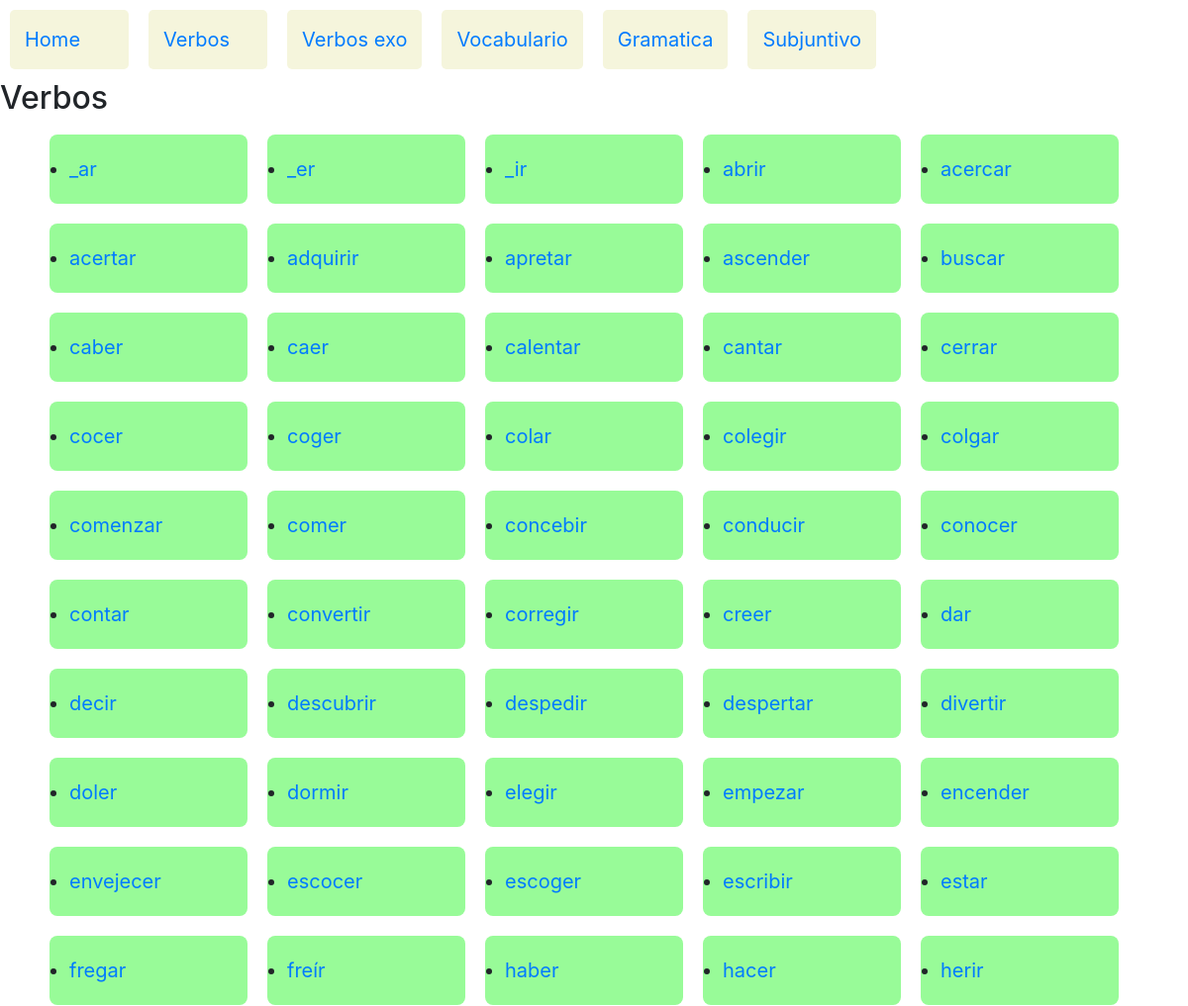
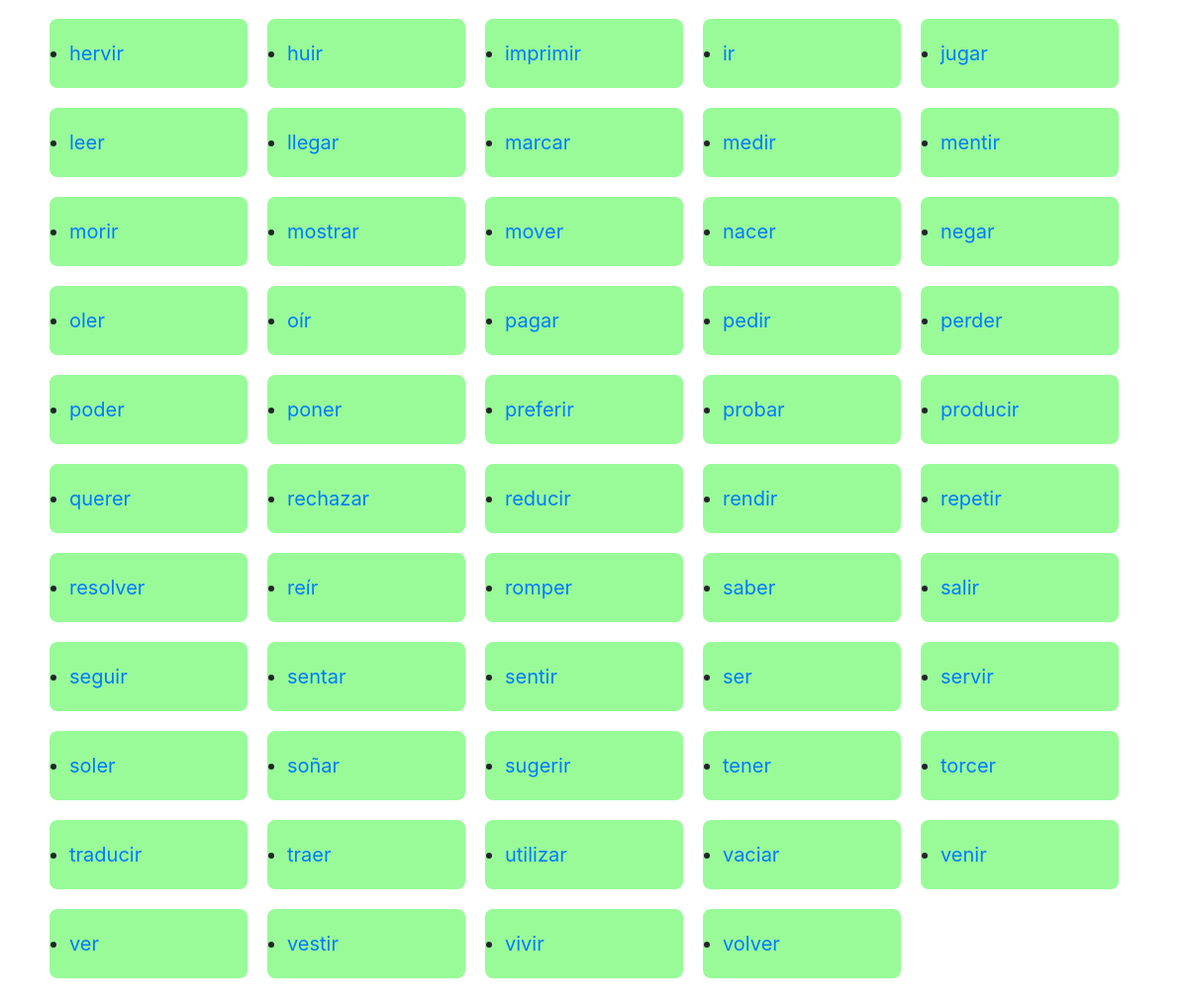
Page /verbos/verbos/ on the earlier database version (2 pictures, top to bottom).
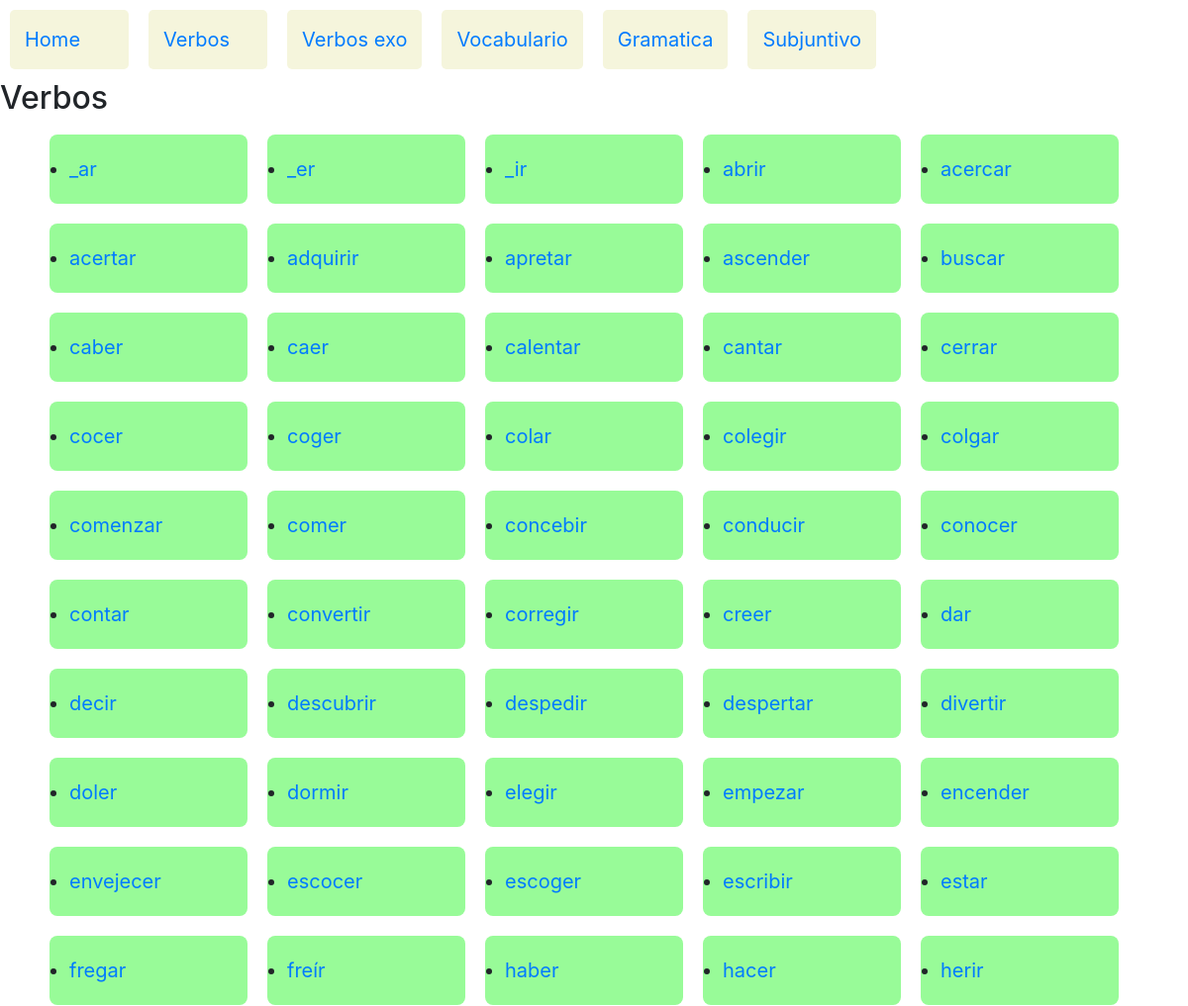
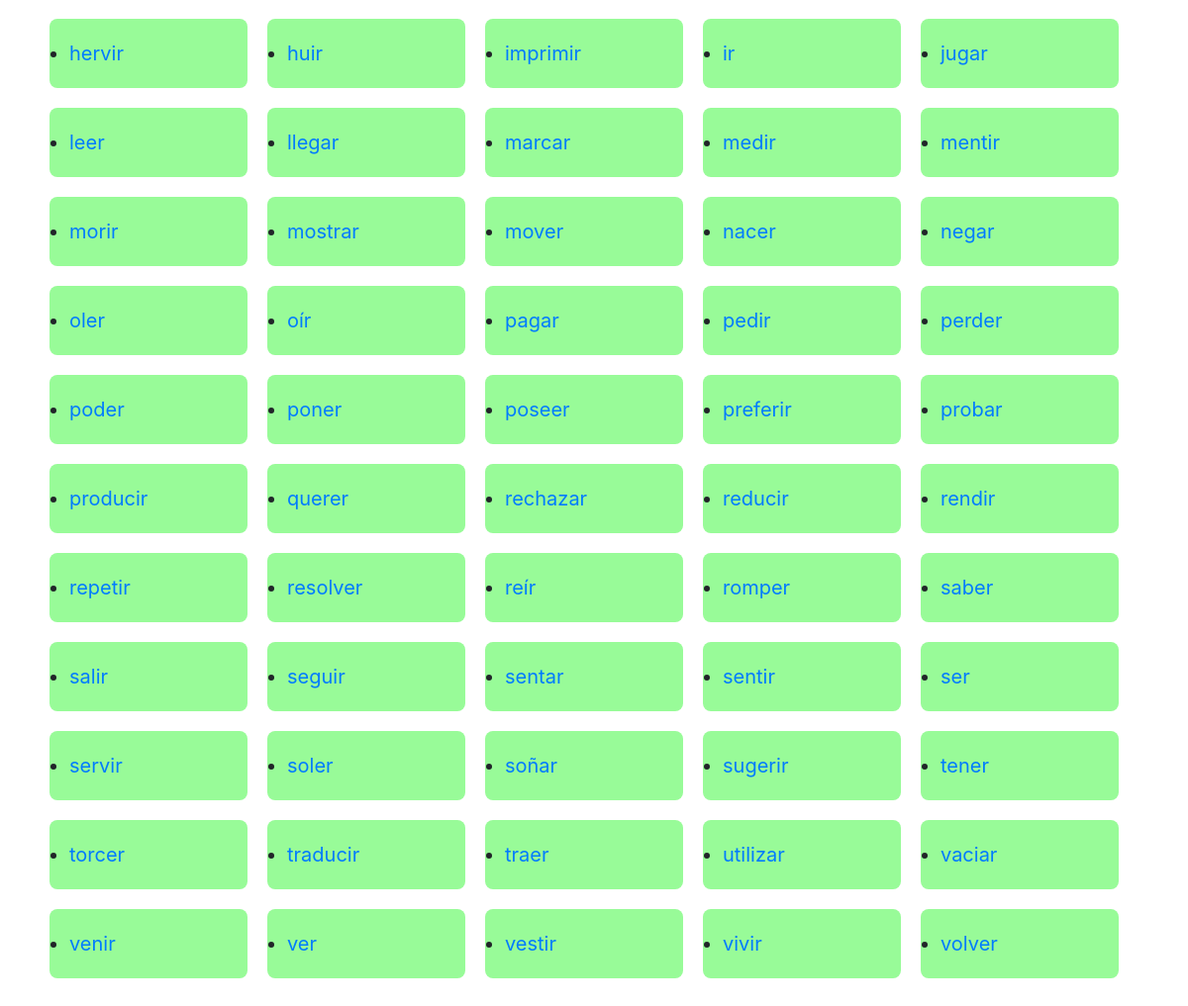
Same page on the later database version (2 pictures, top to bottom).
### verbos/models.py (models this page shows)
class Verbo(models.Model):
    verbo = models.CharField(max_length=32)
    tipo=models.ForeignKey(Verbotipo,on_delete=models.SET_NULL,related_name="tipo_v",null=True)
    def __str__(self):
        return self.verbo

### verbos/views.py (the view)
# urls.py: path('verbos/',include('verbos.urls')),
def verbos(request):
    verbos = Verbo.objects.all()
    tiempos = Tiempo.objects.all()
    pronombres = Pronombre.objects.all()
    context= {
            "verbos" : verbos,
            "title" : "verbos liste" ,
            "tiempos" : tiempos ,
            "pronombres" : pronombres
            }
    return render(request,"verbos/verbos.html",context)

### verbos/templates/verbos/verbos.html
{% extends 'verbos/layout.html' %}
{% block body1 %}
<h2> Verbos </h2>
<div id = "container">
<ul>
	<div id="container">
	{% for verbo  in verbos %}
	<div>
	<li>
		<a href= "{% url 'verbo' verbo.id %}" >{{ verbo  }}</a>   </li>
	</div>
	{% endfor %}
</ul>
	</div>
{% endblock %}

### verbos/templates/verbos/layout.html (shortened to what this page needs)
{% load static %}
<!DOCTYPE html >
<html>
<head lang=fr charset="UTF-8" >
	<link rel="stylesheet" href="https://stackpath.bootstrapcdn.com/bootstrap/4.1.3/css/bootstrap.min.css">
</head>
<body>
	<div class="nav" id="navId">
			<div>		 <a href= "{% url 'index' %}">Home</a>  </div>
			<div>		 <a href= "{% url 'verbos' %}">Verbos</a>  </div>
			<div>		 <a href= "{% url 'verbos_exo'%}0/1">Verbos exo</a>  </div>
			<div>		 <a href= "{% url 'vocabulario'%}0/1">Vocabulario</a>  </div>
			<div>		 <a href= "{% url 'gramatica'%}">Gramatica</a>  </div>
			<div>		 <a href= "{% url 'subjuntivo'%}0/0">Subjuntivo</a>  </div>
	</div>
	{% block body1 %}
	{% endblock %}
</body>
</html>

Differences in the rows shown:
added Verbo: verbo "poseer"
